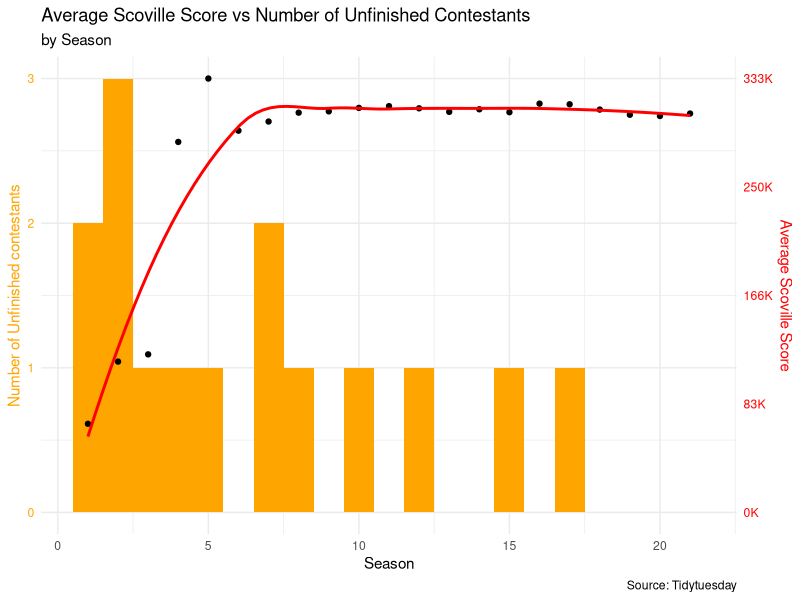

R code for this plot:
## ---- chunk 1
# Importing the required libraries
library(readr)
library(dplyr)
library(scales)
library(ggplot2)

# Reading the data
episodes <- read.csv('data/episodes.csv')
sauces <- read.csv('data/sauces.csv')
seasons <- read.csv('data/seasons.csv')


#Creating the data frame with mean scoville score of each season
scoville_scores <- sauces %>%
  group_by(season) %>%
  summarize(avg_scoville = mean(scoville, na.rm = TRUE))

# Filtering the columns with unfinished contestants
unfinished_df <- episodes[episodes$finished == FALSE, ]

max_avg_scoville <- max(scoville_scores$avg_scoville)
scale_factor <- 3 / max_avg_scoville

# Function to 
map_y2 <- function(y) y * scale_factor

# Pre-format the labels for the right y-axis using scales::number_format
formatted_labels <- number_format(scale = 0.001, accuracy = 1, suffix = "K")(c(0.00, 0.75, 1.50, 2.25, 3.00) / scale_factor)

plt <- ggplot() +
  geom_histogram(data = unfinished_df, aes(x = season), fill = "orange", binwidth = 1) +
  theme_minimal() +
  theme(axis.text.y = element_text(color = "orange"), axis.title.y = element_text(color = "orange"))

# Modify the scale_y_continuous function to set the limits for both axes
plt + geom_point(data = scoville_scores, aes(season, map_y2(avg_scoville))) +
  geom_smooth(data = scoville_scores, aes(season, map_y2(avg_scoville)), se = FALSE, color = "red") +
  labs(x = "Season",
       y = "Number of Unfinished contestants",
       title = "Average Scoville Score vs Number of Unfinished Contestants",
       subtitle = "by Season",
       caption = "Source: Tidytuesday") +
  theme(axis.text.y.right = element_text(color = "red"), axis.title.y.right = element_text(color = "red")) +
  scale_y_continuous(
    limits = c(0, 3),  # Set limits for the left y-axis
    sec.axis = sec_axis(
      trans = ~ . / scale_factor,
      name = "Average Scoville Score",
      breaks = seq(0, max_avg_scoville, by = max_avg_scoville / 4),
      labels = formatted_labels
    ) # Set breaks and labels for the right y-axis
  )


